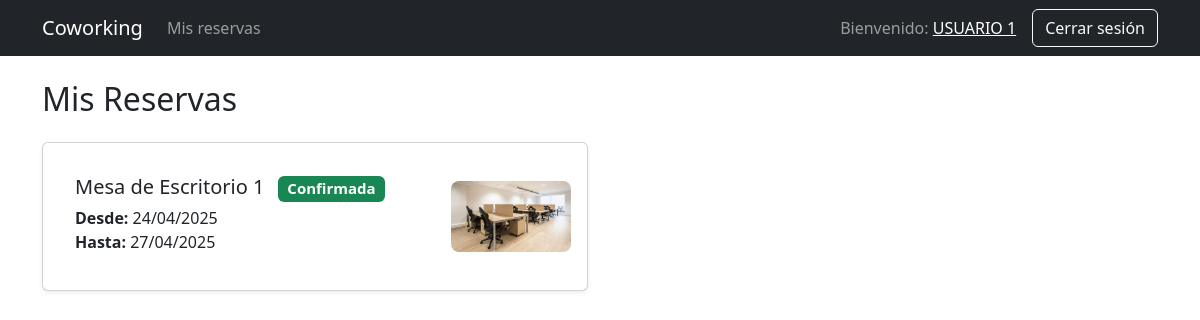
The page /coworking/public/index.php?c=usuario&a=reservas (signed in) on the database its author committed.
### tables this page shows
CREATE TABLE `reservas` (
  `id` int(11) NOT NULL,
  `usuario_id` int(11) DEFAULT NULL,
  `espacio_id` int(11) DEFAULT NULL,
  `fecha_reserva` datetime DEFAULT current_timestamp(),
  `fecha_inicio` date NOT NULL,
  `fecha_fin` date NOT NULL,
  `estado` enum('confirmada','cancelada') DEFAULT 'confirmada'
);

CREATE TABLE `espacios` (
  `id` int(11) NOT NULL,
  `nombre` varchar(100) NOT NULL,
  `descripcion` text NOT NULL,
  `capacidad` int(11) NOT NULL,
  `precio_dia` decimal(10,2) NOT NULL,
  `ubicacion` varchar(255) DEFAULT NULL,
  `disponible` tinyint(1) DEFAULT 1
);

### coworking/controllers/UsuarioController.php (called while the page is built, shortened)
<?php
require_once __DIR__ . '/../models/Reserva.php';
class UsuarioController {
    public function reservas() {
        global $pdo;
        $usuario_id = $_SESSION['usuario']['id'];
        $reservas = (new Reserva($pdo))->obtenerPorUsuario($usuario_id);
        require_once __DIR__ . '/../views/mis_reservas.php';
    }
}

### coworking/public/index.php (called while the page is built, shortened)
<?php
require_once '../helpers/functions.php';
require_once '../router.php';

### coworking/models/Reserva.php (called while the page is built, shortened)
<?php
class Reserva {
    private $db;
    public function __construct($pdo) {
        $this->db = $pdo;
    }
    public function obtenerPorUsuario($usuario_id) {
        $stmt = $this->db->prepare("
            SELECT r.id, r.espacio_id, r.estado, e.nombre, r.fecha_inicio, r.fecha_fin
            FROM reservas r
            JOIN espacios e ON r.espacio_id = e.id
            WHERE r.usuario_id = ?
            ORDER BY r.fecha_inicio DESC
        ");
        $stmt->execute([$usuario_id]);
        return $stmt->fetchAll(PDO::FETCH_ASSOC);
    }
}

### coworking/helpers/functions.php (called while the page is built, shortened)
<?php
function formatearFecha($fecha) {
    return date('d/m/Y', strtotime($fecha));
}

### coworking/views/mis_reservas.php (the view, shortened to what this page needs)
<?php require_once __DIR__ . '/partials/navbar.php'; ?>
<!DOCTYPE html>
<html lang="es">
<head>
    <link href="https://cdn.jsdelivr.net/npm/bootstrap@5.3.0/dist/css/bootstrap.min.css" rel="stylesheet">
</head>
<body>
<div class="container mt-4">
    <h2 class="mb-4">Mis Reservas</h2>
    <?php if (empty($reservas)): ?>
        <div class="alert alert-info">
            No tienes reservas registradas.
        </div>
    <?php else: ?>
        <div class="row">
            <?php foreach ($reservas as $r): ?>
                <div class="col-md-6 mb-4">
                    <div class="card h-100 shadow-sm" onclick="location.href='?c=usuario&a=detalleReserva&id=<?= urlencode($r['id']) ?>'" style="cursor:pointer;">
                        <div class="row g-0">
                            <div class="col p-3">
                                <div class="card-body">
                                    <h5 class="card-title mb-1">
                                        <?= htmlspecialchars($r['nombre']) ?>
                                        <?php if ($r['estado'] === 'cancelada'): ?>
                                            <span class="badge bg-danger ms-2">Cancelada</span>
                                        <?php else: ?>
                                            <span class="badge bg-success ms-2">Confirmada</span>
                                        <?php endif; ?>
                                    </h5>
                                    <p class="card-text mb-1">
                                        <strong>Desde:</strong> <?= htmlspecialchars(formatearFecha($r['fecha_inicio'])) ?><br>
                                        <strong>Hasta:</strong> <?= htmlspecialchars(formatearFecha($r['fecha_fin'])) ?>
                                    </p>
                                </div>
                            </div>
                            <div class="col-auto d-flex align-items-center pe-3">
                                <?php
                                    $img_file = "img/espacios/{$r['espacio_id']}.jpg";
                                ?>
                                <img src="<?= $img_file ?>" class="img-mini-reserva" alt="Espacio">
                            </div>
                        </div>
                    </div>
                </div>
            <?php endforeach ?>
        </div>
    <?php endif ?>
</div>
</body>
</html>

### coworking/views/mis_reservas.php (style rules this page uses)
.img-mini-reserva { max-width: 120px; max-height: 90px; object-fit: cover; border-radius: 8px; }

### rows shown on the page
reservas: espacio.nombre "Mesa de Escritorio 1", estado "Confirmada", fecha_inicio "24/04/2025", fecha_fin "27/04/2025"

### other values the page prints
$_SESSION['usuario']['nombre_completo'] "USUARIO 1"
